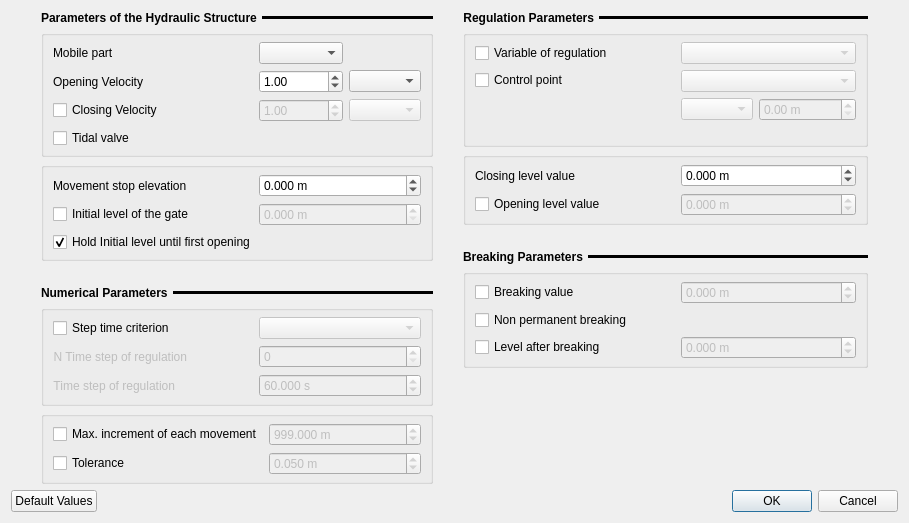
<?xml version="1.0" encoding="UTF-8"?>
<ui version="4.0">
 <class>Form</class>
 <widget class="QWidget" name="Form">
  <property name="geometry">
   <rect>
    <x>0</x>
    <y>0</y>
    <width>909</width>
    <height>453</height>
   </rect>
  </property>
  <property name="windowTitle">
   <string>Form</string>
  </property>
  <layout class="QVBoxLayout" name="verticalLayout_3">
   <item>
    <layout class="QHBoxLayout" name="horizontalLayout_4">
     <property name="spacing">
      <number>30</number>
     </property>
     <item>
      <spacer name="horizontalSpacer">
       <property name="orientation">
        <enum>Qt::Horizontal</enum>
       </property>
       <property name="sizeHint" stdset="0">
        <size>
         <width>40</width>
         <height>20</height>
        </size>
       </property>
      </spacer>
     </item>
     <item>
      <layout class="QVBoxLayout" name="verticalLayout">
       <property name="spacing">
        <number>5</number>
       </property>
       <item>
        <layout class="QHBoxLayout" name="horizontalLayout">
         <item>
          <widget class="QLabel" name="label_17">
           <property name="sizePolicy">
            <sizepolicy hsizetype="Maximum" vsizetype="Preferred">
             <horstretch>0</horstretch>
             <verstretch>0</verstretch>
            </sizepolicy>
           </property>
           <property name="font">
            <font>
             <weight>75</weight>
             <bold>true</bold>
            </font>
           </property>
           <property name="text">
            <string>Parameters of the Hydraulic Structure</string>
           </property>
          </widget>
         </item>
         <item>
          <widget class="Line" name="line_5">
           <property name="frameShadow">
            <enum>QFrame::Plain</enum>
           </property>
           <property name="lineWidth">
            <number>10</number>
           </property>
           <property name="midLineWidth">
            <number>4</number>
           </property>
           <property name="orientation">
            <enum>Qt::Horizontal</enum>
           </property>
          </widget>
         </item>
        </layout>
       </item>
       <item>
        <widget class="QGroupBox" name="grp_vel">
         <property name="title">
          <string/>
         </property>
         <layout class="QGridLayout" name="gridLayout_2">
          <property name="topMargin">
           <number>6</number>
          </property>
          <property name="bottomMargin">
           <number>6</number>
          </property>
          <item row="0" column="0">
           <widget class="QLabel" name="lbl_dir">
            <property name="text">
             <string>Mobile part</string>
            </property>
            <property name="alignment">
             <set>Qt::AlignLeading|Qt::AlignLeft|Qt::AlignVCenter</set>
            </property>
           </widget>
          </item>
          <item row="2" column="0">
           <widget class="QCheckBox" name="cc_close_vel">
            <property name="enabled">
             <bool>true</bool>
            </property>
            <property name="sizePolicy">
             <sizepolicy hsizetype="Maximum" vsizetype="Fixed">
              <horstretch>0</horstretch>
              <verstretch>0</verstretch>
             </sizepolicy>
            </property>
            <property name="minimumSize">
             <size>
              <width>200</width>
              <height>0</height>
             </size>
            </property>
            <property name="layoutDirection">
             <enum>Qt::LeftToRight</enum>
            </property>
            <property name="text">
             <string>Closing Velocity</string>
            </property>
           </widget>
          </item>
          <item row="2" column="2">
           <widget class="QComboBox" name="cb_unit_close_vel">
            <property name="enabled">
             <bool>false</bool>
            </property>
           </widget>
          </item>
          <item row="1" column="0">
           <widget class="QLabel" name="label_22">
            <property name="text">
             <string>Opening Velocity</string>
            </property>
            <property name="alignment">
             <set>Qt::AlignLeading|Qt::AlignLeft|Qt::AlignVCenter</set>
            </property>
           </widget>
          </item>
          <item row="0" column="1">
           <widget class="QComboBox" name="cb_dir"/>
          </item>
          <item row="1" column="2">
           <widget class="QComboBox" name="cb_unit_open_vel"/>
          </item>
          <item row="2" column="1">
           <widget class="QDoubleSpinBox" name="sb_close_vel">
            <property name="enabled">
             <bool>false</bool>
            </property>
            <property name="suffix">
             <string/>
            </property>
            <property name="decimals">
             <number>2</number>
            </property>
            <property name="maximum">
             <double>1000000.000000000000000</double>
            </property>
            <property name="value">
             <double>1.000000000000000</double>
            </property>
           </widget>
          </item>
          <item row="1" column="1">
           <widget class="QDoubleSpinBox" name="sb_open_vel">
            <property name="suffix">
             <string/>
            </property>
            <property name="decimals">
             <number>2</number>
            </property>
            <property name="maximum">
             <double>1000000.000000000000000</double>
            </property>
            <property name="value">
             <double>1.000000000000000</double>
            </property>
           </widget>
          </item>
          <item row="3" column="0">
           <widget class="QCheckBox" name="cc_clapet">
            <property name="text">
             <string>Tidal valve</string>
            </property>
           </widget>
          </item>
         </layout>
        </widget>
       </item>
       <item>
        <widget class="QGroupBox" name="grp_hs">
         <property name="title">
          <string/>
         </property>
         <layout class="QGridLayout" name="gridLayout_3">
          <property name="topMargin">
           <number>6</number>
          </property>
          <property name="bottomMargin">
           <number>6</number>
          </property>
          <item row="0" column="0">
           <widget class="QLabel" name="label_4">
            <property name="text">
             <string>Movement stop elevation</string>
            </property>
            <property name="alignment">
             <set>Qt::AlignLeading|Qt::AlignLeft|Qt::AlignVCenter</set>
            </property>
           </widget>
          </item>
          <item row="0" column="1">
           <widget class="QDoubleSpinBox" name="sb_stop_elev">
            <property name="suffix">
             <string> m</string>
            </property>
            <property name="decimals">
             <number>3</number>
            </property>
            <property name="minimum">
             <double>-1000000000.000000000000000</double>
            </property>
            <property name="maximum">
             <double>1000000000.000000000000000</double>
            </property>
            <property name="singleStep">
             <double>0.010000000000000</double>
            </property>
            <property name="value">
             <double>0.000000000000000</double>
            </property>
           </widget>
          </item>
          <item row="1" column="1">
           <widget class="QDoubleSpinBox" name="sb_init_lvl">
            <property name="enabled">
             <bool>false</bool>
            </property>
            <property name="suffix">
             <string> m</string>
            </property>
            <property name="decimals">
             <number>3</number>
            </property>
            <property name="maximum">
             <double>99999999.000000000000000</double>
            </property>
           </widget>
          </item>
          <item row="1" column="0">
           <widget class="QCheckBox" name="cc_init_lvl">
            <property name="enabled">
             <bool>true</bool>
            </property>
            <property name="sizePolicy">
             <sizepolicy hsizetype="Maximum" vsizetype="Fixed">
              <horstretch>0</horstretch>
              <verstretch>0</verstretch>
             </sizepolicy>
            </property>
            <property name="minimumSize">
             <size>
              <width>200</width>
              <height>0</height>
             </size>
            </property>
            <property name="text">
             <string>Initial level of the gate</string>
            </property>
           </widget>
          </item>
          <item row="2" column="0" colspan="2">
           <widget class="QCheckBox" name="cc_maint_first">
            <property name="text">
             <string>Hold Initial level until first opening</string>
            </property>
            <property name="checked">
             <bool>true</bool>
            </property>
           </widget>
          </item>
         </layout>
        </widget>
       </item>
       <item>
        <layout class="QHBoxLayout" name="horizontalLayout_3">
         <property name="topMargin">
          <number>20</number>
         </property>
         <item>
          <widget class="QLabel" name="label_19">
           <property name="sizePolicy">
            <sizepolicy hsizetype="Maximum" vsizetype="Preferred">
             <horstretch>0</horstretch>
             <verstretch>0</verstretch>
            </sizepolicy>
           </property>
           <property name="font">
            <font>
             <weight>75</weight>
             <bold>true</bold>
            </font>
           </property>
           <property name="text">
            <string>Numerical Parameters</string>
           </property>
          </widget>
         </item>
         <item>
          <widget class="Line" name="line_7">
           <property name="frameShadow">
            <enum>QFrame::Plain</enum>
           </property>
           <property name="lineWidth">
            <number>10</number>
           </property>
           <property name="midLineWidth">
            <number>4</number>
           </property>
           <property name="orientation">
            <enum>Qt::Horizontal</enum>
           </property>
          </widget>
         </item>
        </layout>
       </item>
       <item>
        <widget class="QGroupBox" name="grp_time">
         <property name="title">
          <string/>
         </property>
         <layout class="QGridLayout" name="gridLayout_5">
          <property name="topMargin">
           <number>6</number>
          </property>
          <property name="bottomMargin">
           <number>6</number>
          </property>
          <item row="0" column="0">
           <widget class="QCheckBox" name="cc_step_time">
            <property name="enabled">
             <bool>true</bool>
            </property>
            <property name="sizePolicy">
             <sizepolicy hsizetype="Maximum" vsizetype="Fixed">
              <horstretch>0</horstretch>
              <verstretch>0</verstretch>
             </sizepolicy>
            </property>
            <property name="minimumSize">
             <size>
              <width>200</width>
              <height>0</height>
             </size>
            </property>
            <property name="text">
             <string>Step time criterion</string>
            </property>
           </widget>
          </item>
          <item row="1" column="1">
           <widget class="QSpinBox" name="sb_step_count">
            <property name="enabled">
             <bool>false</bool>
            </property>
           </widget>
          </item>
          <item row="0" column="1">
           <widget class="QComboBox" name="cb_step_time">
            <property name="enabled">
             <bool>false</bool>
            </property>
           </widget>
          </item>
          <item row="1" column="0">
           <widget class="QLabel" name="lbl_step_count">
            <property name="enabled">
             <bool>false</bool>
            </property>
            <property name="sizePolicy">
             <sizepolicy hsizetype="Maximum" vsizetype="Preferred">
              <horstretch>0</horstretch>
              <verstretch>0</verstretch>
             </sizepolicy>
            </property>
            <property name="text">
             <string>N Time step of regulation</string>
            </property>
            <property name="alignment">
             <set>Qt::AlignRight|Qt::AlignTrailing|Qt::AlignVCenter</set>
            </property>
           </widget>
          </item>
          <item row="2" column="0">
           <widget class="QLabel" name="lbl_step_time">
            <property name="enabled">
             <bool>false</bool>
            </property>
            <property name="sizePolicy">
             <sizepolicy hsizetype="Maximum" vsizetype="Preferred">
              <horstretch>0</horstretch>
              <verstretch>0</verstretch>
             </sizepolicy>
            </property>
            <property name="text">
             <string>Time step of regulation</string>
            </property>
            <property name="alignment">
             <set>Qt::AlignRight|Qt::AlignTrailing|Qt::AlignVCenter</set>
            </property>
           </widget>
          </item>
          <item row="2" column="1">
           <widget class="QDoubleSpinBox" name="sb_step_time">
            <property name="enabled">
             <bool>false</bool>
            </property>
            <property name="suffix">
             <string> s</string>
            </property>
            <property name="decimals">
             <number>3</number>
            </property>
            <property name="value">
             <double>60.000000000000000</double>
            </property>
           </widget>
          </item>
         </layout>
        </widget>
       </item>
       <item>
        <widget class="QGroupBox" name="grp_num">
         <property name="title">
          <string/>
         </property>
         <layout class="QGridLayout" name="gridLayout_4">
          <property name="topMargin">
           <number>6</number>
          </property>
          <property name="bottomMargin">
           <number>6</number>
          </property>
          <item row="0" column="1">
           <widget class="QDoubleSpinBox" name="sb_z_inc">
            <property name="enabled">
             <bool>false</bool>
            </property>
            <property name="sizePolicy">
             <sizepolicy hsizetype="Expanding" vsizetype="Fixed">
              <horstretch>0</horstretch>
              <verstretch>0</verstretch>
             </sizepolicy>
            </property>
            <property name="suffix">
             <string> m</string>
            </property>
            <property name="decimals">
             <number>3</number>
            </property>
            <property name="maximum">
             <double>10000.000000000000000</double>
            </property>
            <property name="value">
             <double>999.000000000000000</double>
            </property>
           </widget>
          </item>
          <item row="0" column="0">
           <widget class="QCheckBox" name="cc_z_inc">
            <property name="enabled">
             <bool>true</bool>
            </property>
            <property name="sizePolicy">
             <sizepolicy hsizetype="Maximum" vsizetype="Fixed">
              <horstretch>0</horstretch>
              <verstretch>0</verstretch>
             </sizepolicy>
            </property>
            <property name="text">
             <string>Max. increment of each movement</string>
            </property>
           </widget>
          </item>
          <item row="1" column="0">
           <widget class="QCheckBox" name="cc_tol">
            <property name="enabled">
             <bool>true</bool>
            </property>
            <property name="sizePolicy">
             <sizepolicy hsizetype="Maximum" vsizetype="Fixed">
              <horstretch>0</horstretch>
              <verstretch>0</verstretch>
             </sizepolicy>
            </property>
            <property name="minimumSize">
             <size>
              <width>200</width>
              <height>0</height>
             </size>
            </property>
            <property name="maximumSize">
             <size>
              <width>230</width>
              <height>16777215</height>
             </size>
            </property>
            <property name="text">
             <string>Tolerance</string>
            </property>
           </widget>
          </item>
          <item row="1" column="1">
           <widget class="QDoubleSpinBox" name="sb_tol">
            <property name="enabled">
             <bool>false</bool>
            </property>
            <property name="sizePolicy">
             <sizepolicy hsizetype="Expanding" vsizetype="Fixed">
              <horstretch>0</horstretch>
              <verstretch>0</verstretch>
             </sizepolicy>
            </property>
            <property name="suffix">
             <string> m</string>
            </property>
            <property name="decimals">
             <number>3</number>
            </property>
            <property name="maximum">
             <double>1000000000.000000000000000</double>
            </property>
            <property name="singleStep">
             <double>0.010000000000000</double>
            </property>
            <property name="value">
             <double>0.050000000000000</double>
            </property>
           </widget>
          </item>
         </layout>
        </widget>
       </item>
       <item>
        <spacer name="verticalSpacer_2">
         <property name="orientation">
          <enum>Qt::Vertical</enum>
         </property>
         <property name="sizeHint" stdset="0">
          <size>
           <width>20</width>
           <height>40</height>
          </size>
         </property>
        </spacer>
       </item>
      </layout>
     </item>
     <item>
      <layout class="QVBoxLayout" name="verticalLayout_2">
       <property name="spacing">
        <number>5</number>
       </property>
       <item>
        <layout class="QHBoxLayout" name="horizontalLayout_2">
         <item>
          <widget class="QLabel" name="label_18">
           <property name="sizePolicy">
            <sizepolicy hsizetype="Maximum" vsizetype="Preferred">
             <horstretch>0</horstretch>
             <verstretch>0</verstretch>
            </sizepolicy>
           </property>
           <property name="font">
            <font>
             <weight>75</weight>
             <bold>true</bold>
            </font>
           </property>
           <property name="text">
            <string>Regulation Parameters</string>
           </property>
           <property name="scaledContents">
            <bool>true</bool>
           </property>
           <property name="alignment">
            <set>Qt::AlignRight|Qt::AlignTrailing|Qt::AlignVCenter</set>
           </property>
          </widget>
         </item>
         <item>
          <widget class="Line" name="line_6">
           <property name="font">
            <font>
             <pointsize>8</pointsize>
             <weight>50</weight>
             <bold>false</bold>
            </font>
           </property>
           <property name="frameShadow">
            <enum>QFrame::Plain</enum>
           </property>
           <property name="lineWidth">
            <number>10</number>
           </property>
           <property name="midLineWidth">
            <number>4</number>
           </property>
           <property name="orientation">
            <enum>Qt::Horizontal</enum>
           </property>
          </widget>
         </item>
        </layout>
       </item>
       <item>
        <widget class="QGroupBox" name="grp_regul">
         <property name="title">
          <string/>
         </property>
         <layout class="QGridLayout" name="gridLayout_6">
          <property name="topMargin">
           <number>6</number>
          </property>
          <property name="bottomMargin">
           <number>6</number>
          </property>
          <item row="1" column="0">
           <layout class="QVBoxLayout" name="verticalLayout_4">
            <item>
             <widget class="QCheckBox" name="cc_control">
              <property name="enabled">
               <bool>true</bool>
              </property>
              <property name="minimumSize">
               <size>
                <width>200</width>
                <height>0</height>
               </size>
              </property>
              <property name="text">
               <string>Control point</string>
              </property>
             </widget>
            </item>
            <item>
             <spacer name="verticalSpacer_4">
              <property name="orientation">
               <enum>Qt::Vertical</enum>
              </property>
              <property name="sizeHint" stdset="0">
               <size>
                <width>20</width>
                <height>0</height>
               </size>
              </property>
             </spacer>
            </item>
           </layout>
          </item>
          <item row="0" column="0">
           <widget class="QCheckBox" name="cc_var_regul">
            <property name="enabled">
             <bool>true</bool>
            </property>
            <property name="text">
             <string>Variable of regulation</string>
            </property>
           </widget>
          </item>
          <item row="0" column="1">
           <widget class="QComboBox" name="cb_var_regul">
            <property name="enabled">
             <bool>false</bool>
            </property>
           </widget>
          </item>
          <item row="1" column="1">
           <layout class="QVBoxLayout" name="verticalLayout_5">
            <item>
             <widget class="QComboBox" name="cb_typ_control">
              <property name="enabled">
               <bool>false</bool>
              </property>
             </widget>
            </item>
            <item>
             <layout class="QHBoxLayout" name="horizontalLayout_7">
              <item>
               <widget class="QComboBox" name="cb_basin">
                <property name="enabled">
                 <bool>false</bool>
                </property>
               </widget>
              </item>
              <item>
               <widget class="QDoubleSpinBox" name="sb_abscissa">
                <property name="enabled">
                 <bool>false</bool>
                </property>
                <property name="suffix">
                 <string> m</string>
                </property>
                <property name="decimals">
                 <number>2</number>
                </property>
                <property name="maximum">
                 <double>1000000000.000000000000000</double>
                </property>
                <property name="singleStep">
                 <double>0.100000000000000</double>
                </property>
               </widget>
              </item>
             </layout>
            </item>
            <item>
             <spacer name="verticalSpacer_5">
              <property name="orientation">
               <enum>Qt::Vertical</enum>
              </property>
              <property name="sizeHint" stdset="0">
               <size>
                <width>20</width>
                <height>0</height>
               </size>
              </property>
             </spacer>
            </item>
           </layout>
          </item>
         </layout>
        </widget>
       </item>
       <item>
        <widget class="QGroupBox" name="grp_lvl">
         <property name="title">
          <string/>
         </property>
         <layout class="QGridLayout" name="gridLayout_7">
          <property name="topMargin">
           <number>6</number>
          </property>
          <property name="bottomMargin">
           <number>6</number>
          </property>
          <item row="0" column="1">
           <widget class="QDoubleSpinBox" name="sb_close_lvl">
            <property name="suffix">
             <string> m</string>
            </property>
            <property name="decimals">
             <number>3</number>
            </property>
            <property name="minimum">
             <double>-1000000000.000000000000000</double>
            </property>
            <property name="maximum">
             <double>10000000.000000000000000</double>
            </property>
            <property name="singleStep">
             <double>0.010000000000000</double>
            </property>
           </widget>
          </item>
          <item row="1" column="0">
           <widget class="QCheckBox" name="cc_open_lvl">
            <property name="enabled">
             <bool>true</bool>
            </property>
            <property name="sizePolicy">
             <sizepolicy hsizetype="Maximum" vsizetype="Fixed">
              <horstretch>0</horstretch>
              <verstretch>0</verstretch>
             </sizepolicy>
            </property>
            <property name="minimumSize">
             <size>
              <width>200</width>
              <height>0</height>
             </size>
            </property>
            <property name="text">
             <string>Opening level value</string>
            </property>
           </widget>
          </item>
          <item row="0" column="0">
           <widget class="QLabel" name="lbl_close_lvl">
            <property name="text">
             <string>Closing level value</string>
            </property>
           </widget>
          </item>
          <item row="1" column="1">
           <widget class="QDoubleSpinBox" name="sb_open_lvl">
            <property name="enabled">
             <bool>false</bool>
            </property>
            <property name="suffix">
             <string> m</string>
            </property>
            <property name="decimals">
             <number>3</number>
            </property>
            <property name="minimum">
             <double>-1000000000.000000000000000</double>
            </property>
            <property name="maximum">
             <double>10000000.000000000000000</double>
            </property>
            <property name="singleStep">
             <double>0.010000000000000</double>
            </property>
           </widget>
          </item>
         </layout>
        </widget>
       </item>
       <item>
        <layout class="QHBoxLayout" name="horizontalLayout_6">
         <property name="topMargin">
          <number>20</number>
         </property>
         <item>
          <widget class="QLabel" name="tit_break">
           <property name="sizePolicy">
            <sizepolicy hsizetype="Maximum" vsizetype="Preferred">
             <horstretch>0</horstretch>
             <verstretch>0</verstretch>
            </sizepolicy>
           </property>
           <property name="font">
            <font>
             <weight>75</weight>
             <bold>true</bold>
            </font>
           </property>
           <property name="text">
            <string>Breaking Parameters</string>
           </property>
          </widget>
         </item>
         <item>
          <widget class="Line" name="line_break">
           <property name="frameShadow">
            <enum>QFrame::Plain</enum>
           </property>
           <property name="lineWidth">
            <number>10</number>
           </property>
           <property name="midLineWidth">
            <number>4</number>
           </property>
           <property name="orientation">
            <enum>Qt::Horizontal</enum>
           </property>
          </widget>
         </item>
        </layout>
       </item>
       <item>
        <widget class="QGroupBox" name="grp_break">
         <property name="title">
          <string/>
         </property>
         <layout class="QGridLayout" name="gridLayout_8">
          <property name="topMargin">
           <number>6</number>
          </property>
          <property name="bottomMargin">
           <number>6</number>
          </property>
          <item row="0" column="0">
           <widget class="QCheckBox" name="cc_break_val">
            <property name="enabled">
             <bool>true</bool>
            </property>
            <property name="sizePolicy">
             <sizepolicy hsizetype="Maximum" vsizetype="Fixed">
              <horstretch>0</horstretch>
              <verstretch>0</verstretch>
             </sizepolicy>
            </property>
            <property name="minimumSize">
             <size>
              <width>200</width>
              <height>0</height>
             </size>
            </property>
            <property name="text">
             <string>Breaking value</string>
            </property>
           </widget>
          </item>
          <item row="1" column="0">
           <widget class="QCheckBox" name="cc_temp_break">
            <property name="text">
             <string>Non permanent breaking</string>
            </property>
           </widget>
          </item>
          <item row="0" column="1">
           <widget class="QDoubleSpinBox" name="sb_break_val">
            <property name="enabled">
             <bool>false</bool>
            </property>
            <property name="suffix">
             <string> m</string>
            </property>
            <property name="decimals">
             <number>3</number>
            </property>
            <property name="minimum">
             <double>-1000000000.000000000000000</double>
            </property>
            <property name="maximum">
             <double>10000000.000000000000000</double>
            </property>
            <property name="singleStep">
             <double>0.010000000000000</double>
            </property>
           </widget>
          </item>
          <item row="3" column="0">
           <widget class="QCheckBox" name="cc_break_lvl">
            <property name="text">
             <string>Level after breaking</string>
            </property>
           </widget>
          </item>
          <item row="3" column="1">
           <widget class="QDoubleSpinBox" name="sb_break_lvl">
            <property name="enabled">
             <bool>false</bool>
            </property>
            <property name="suffix">
             <string> m</string>
            </property>
            <property name="decimals">
             <number>3</number>
            </property>
            <property name="minimum">
             <double>-1000000000.000000000000000</double>
            </property>
            <property name="maximum">
             <double>10000000.000000000000000</double>
            </property>
            <property name="singleStep">
             <double>0.010000000000000</double>
            </property>
           </widget>
          </item>
         </layout>
        </widget>
       </item>
       <item>
        <spacer name="verticalSpacer">
         <property name="orientation">
          <enum>Qt::Vertical</enum>
         </property>
         <property name="sizeType">
          <enum>QSizePolicy::MinimumExpanding</enum>
         </property>
         <property name="sizeHint" stdset="0">
          <size>
           <width>20</width>
           <height>40</height>
          </size>
         </property>
        </spacer>
       </item>
      </layout>
     </item>
     <item>
      <spacer name="horizontalSpacer_2">
       <property name="orientation">
        <enum>Qt::Horizontal</enum>
       </property>
       <property name="sizeHint" stdset="0">
        <size>
         <width>40</width>
         <height>20</height>
        </size>
       </property>
      </spacer>
     </item>
    </layout>
   </item>
   <item>
    <spacer name="verticalSpacer_3">
     <property name="orientation">
      <enum>Qt::Vertical</enum>
     </property>
     <property name="sizeHint" stdset="0">
      <size>
       <width>286</width>
       <height>6</height>
      </size>
     </property>
    </spacer>
   </item>
   <item>
    <layout class="QHBoxLayout" name="horizontalLayout_5">
     <item>
      <widget class="QPushButton" name="b_def">
       <property name="text">
        <string>Default Values</string>
       </property>
      </widget>
     </item>
     <item>
      <spacer name="horizontalSpacer_3">
       <property name="orientation">
        <enum>Qt::Horizontal</enum>
       </property>
       <property name="sizeHint" stdset="0">
        <size>
         <width>40</width>
         <height>20</height>
        </size>
       </property>
      </spacer>
     </item>
     <item>
      <widget class="QDialogButtonBox" name="b_valid">
       <property name="standardButtons">
        <set>QDialogButtonBox::Cancel|QDialogButtonBox::Ok</set>
       </property>
      </widget>
     </item>
    </layout>
   </item>
  </layout>
 </widget>
 <resources/>
 <connections/>
</ui>
